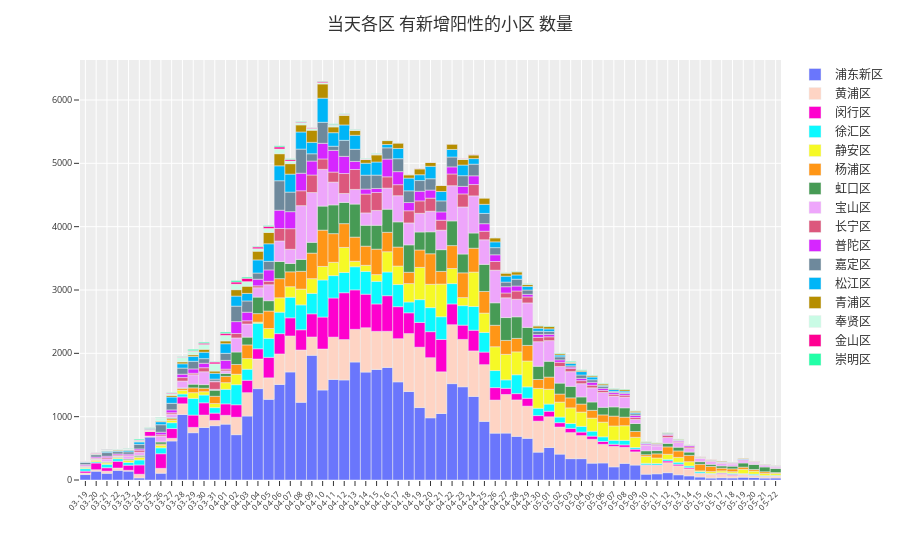

The notebook cell this image was saved under:
### Markdown cell above
## 当天各区 有新增阳性的小区 数量

### Code cell
df = df_newpos_locqty

fig = px.bar(df, x="Date", y="LocQty", color="District", color_discrete_sequence=px.colors.qualitative.Light24[2:],
             category_orders={'District': DISTRICT_ORDER})

fig.update_xaxes(dtick="D1", tickformat="%m-%d", tickangle=-45, tickfont=dict(size=8), title='')
fig.update_yaxes(tickfont=dict(size=9), title='')
fig.update_layout(bargap=0, barmode='relative')
fig.update_layout(title="当天各区 有新增阳性的小区 数量")
fig.update_layout(template="ggplot2")
fig.update_layout(legend={'title_text': ''})

fig.show()
